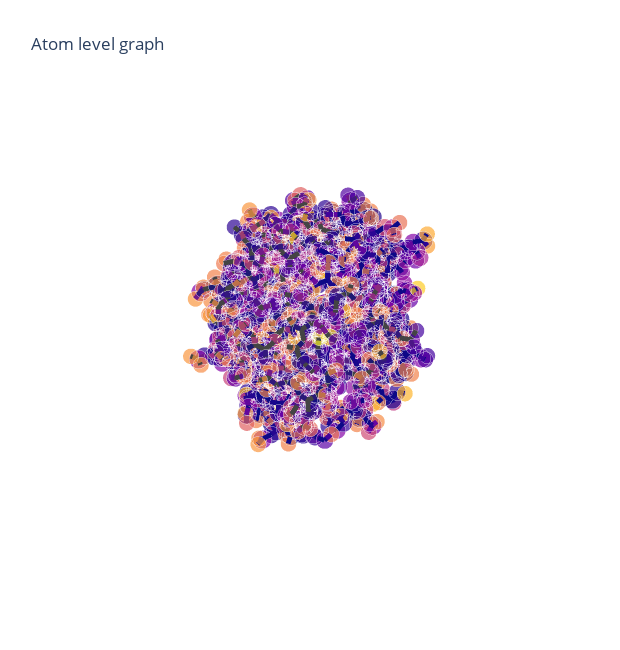

Write notebook code for a chart like this one.
### Markdown cell above
#### Atom-level Plots
We can also plot atomic graphs of protein structures in exactly the same way.

### Code cell
from graphein.protein.edges.atomic import add_atomic_edges
config = ProteinGraphConfig(granularity='atom', edge_construction_functions=[add_atomic_edges])
g = construct_graph(config, pdb_code="3eiy")

# Create atomic graph
plotly_protein_structure_graph(
    g,
    plot_title="Atom level graph",
    colour_nodes_by="atom_type",
    colour_edges_by="kind",
    node_size_min=10,
    node_size_multiplier=1
    )

### Figure 1 — Plotly figure (JSON) as saved in the notebook; plotly's stock layout.template omitted (floating-point values rounded to 4 significant figures; data arrays with more than 128 entries replaced by an {"elided": "..."} marker saying what was removed)
{"data": [{"hoverinfo": "text+x+y+z", "marker": {"color": {"elided": "1330x4 float values"}, "opacity": 0.7, "size": {"elided": "1330 int values"}, "symbol": "circle"}, "mode": "markers", "text": {"elided": "1330 str values"}, "type": "scatter3d", "x": {"elided": "1330 float values"}, "y": {"elided": "1330 float values"}, "z": {"elided": "1330 float values"}}, {"hoverinfo": "text", "line": {"color": {"elided": "1361x4 float values"}, "width": 10}, "mode": "lines", "text": {"elided": "1361 str values"}, "type": "scatter3d", "x": {"elided": "4083 float values"}, "y": {"elided": "4083 float values"}, "z": {"elided": "4083 float values"}}], "layout": {"height": 650, "margin": {"t": 100}, "scene": {"xaxis": {"showbackground": false, "showgrid": false, "showline": false, "showticklabels": false, "title": {"text": ""}, "zeroline": false}, "yaxis": {"showbackground": false, "showgrid": false, "showline": false, "showticklabels": false, "title": {"text": ""}, "zeroline": false}, "zaxis": {"showbackground": false, "showgrid": false, "showline": false, "showticklabels": false, "title": {"text": ""}, "zeroline": false}}, "showlegend": false, "title": {"text": "Atom level graph"}, "width": 620}}
